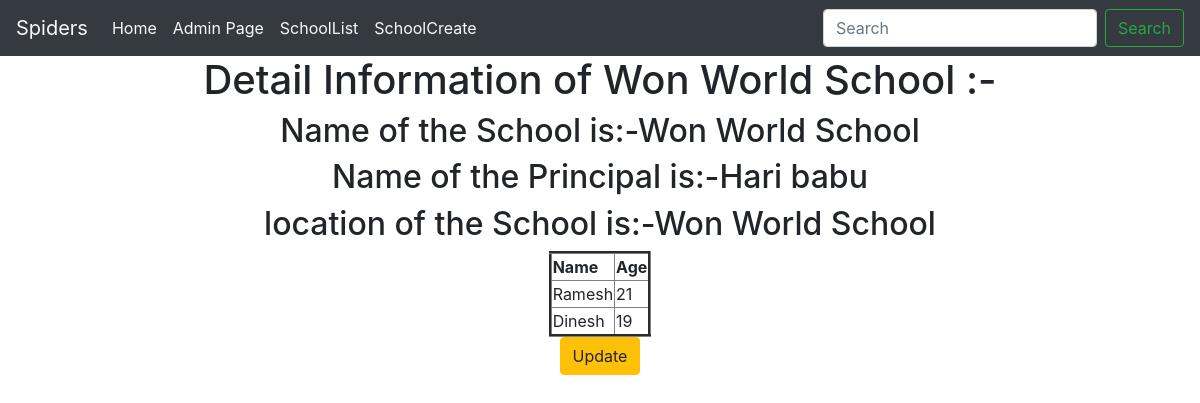
Page /2/ on the committed database.
### app/models.py (models this page shows, shortened)
class School(models.Model):
    sname = models.CharField(max_length=100)
    sprincipal = models.CharField(max_length=100)
    slocation = models.CharField(max_length=100)

class Student(models.Model):
    stname = models.CharField(max_length=100)
    stage = models.IntegerField()
    sname = models.ForeignKey(School,on_delete=models.CASCADE,related_name='Students')

### app/views.py (the view)
# urls.py: re_path('(?P<pk>\d+)/',School_detail.as_view(),name='scldetail'),
class School_detail(DetailView):
    model = School
    context_object_name = 'sclobj'

### templates/app/School_detail.html (shortened to what this page needs)
{%  extends  'app/dummy.html' %}
{% block body_block %}
    <center>
        <h1>Detail Information of {{sclobj.sname}} :- </h1>
        <h2>Name of the School is:-{{sclobj.sname}}</h2>
        <h2>Name of the Principal is:-{{sclobj.sprincipal}}</h2>
        <h2>location of the School is:-{{sclobj.sname}}</h2>
        <table border="3px">
            <tr>
                <th>Name</th>
                <th>Age</th>
            </tr>
        {% for so in sclobj.Students.all  %}
            <tr>
                <td>{{so.stname}}</td>
                <td>{{so.stage}}</td>
            </tr>
        {% endfor %}
        </table>
        <a href="{% url 'School_Update' pk=sclobj.pk %}" class="btn btn-warning">Update</a>
    </center>
{% endblock %}

### rows in the picture
School: sname "Won World School", sprincipal "Hari babu"
Student: stname "Ramesh", stage "21"
Student: stname "Dinesh", stage "19"
